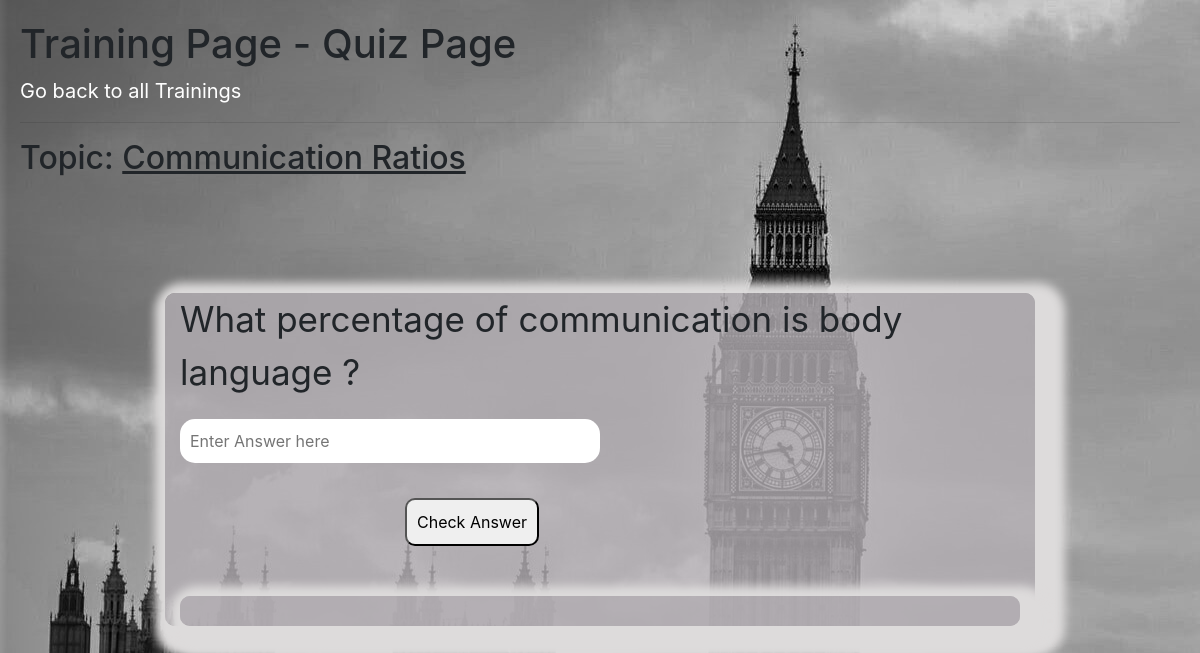
The app's page /2/, older data.
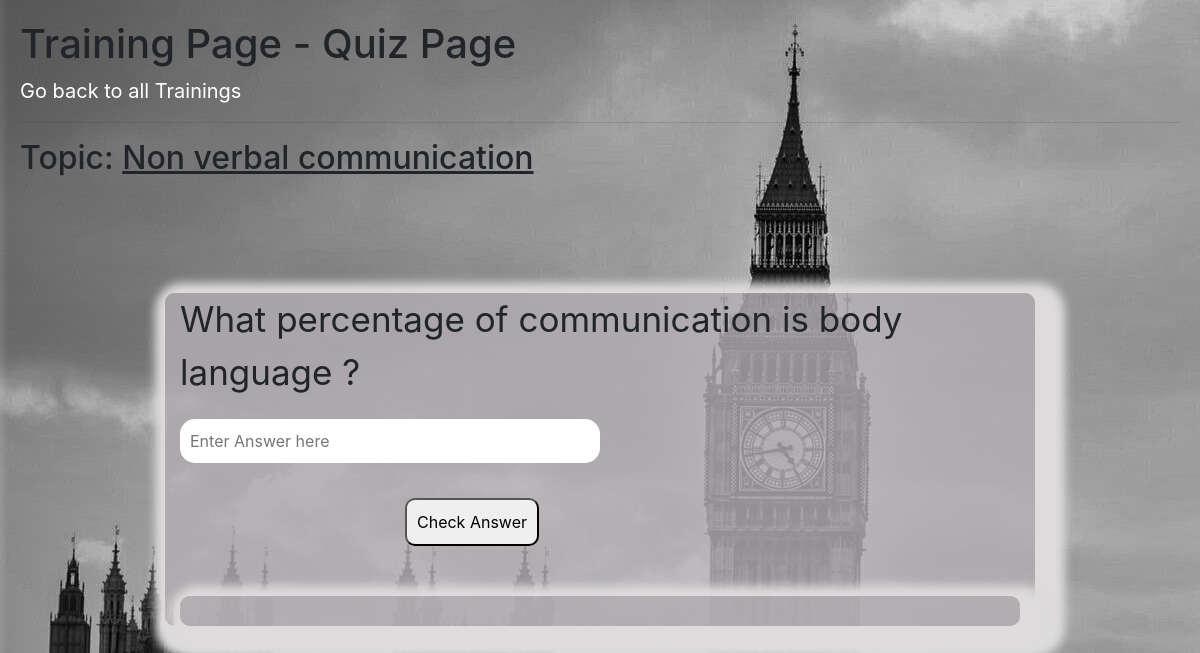
The same page, newer data.
### quiz/models.py (models this page shows, shortened)
class Quiz(models.Model):
    name = models.CharField(max_length=50)
    q1Question = models.CharField(max_length=100)
    q1Answer = models.CharField(max_length=100)
    q1Explanation = models.CharField(max_length=10000, null=True, blank=True)
    q2Question = models.CharField(max_length=100)
    q2Answer = models.CharField(max_length=100)
    q2Explanation = models.CharField(max_length=10000, null=True, blank=True)
    q3Question = models.CharField(max_length=100, null=True, blank=True)
    q3Answer = models.CharField(max_length=100, null=True, blank=True)
    q3Explanation = models.CharField(max_length=10000, null=True, blank=True)

### quiz/views.py (the view)
# urls.py: path("<int:pk>/", ShowQuizDetailView.as_view(), name="quiz-detail")
class ShowQuizDetailView(DetailView):
    model = Quiz
    template_name = "TrainingPage.html"
    context_object_name = "quiz"
    def get_context_data(self, *args, **kwargs):
        return super().get_context_data(*args, **kwargs)
    print("This bit of code ran")

### templates/TrainingPage.html (shortened to what this page needs)
{% load static%}
<!DOCTYPE html>
<html lang="en">
<head>
    <link rel="stylesheet" href="https://stackpath.bootstrapcdn.com/bootstrap/4.3.1/css/bootstrap.min.css">
</head>
<body>
    <h1>Training Page - Quiz Page </h1>
    <a class="go-back" href="{% url 'quizzes-all-quizzes' %}"><p>Go back to all Trainings</p></a>
    <hr>
    <h2> Topic: <u>{{quiz.name}}</u> </h2>
    <div class="contentContainer container w-75">
        <div class="questionContainer">
            <div class="question">
            </div>
            <div class="w-50 ">
                <input class="answer w-100 " type="text" placeholder="Enter Answer here">
            </div>
            <div class="checkAnswer w-50 container">
                <button class="checkAnswer" id="checkAnswerButton">Check Answer</button>
            </div>
        </div>
        <div class="questionExplanation">
        </div>
    </div>
</body>
</html>

Row changes from the older to the newer data that the page shows:
changed Quiz: name "Communication Ratios" → "Non verbal communication"
